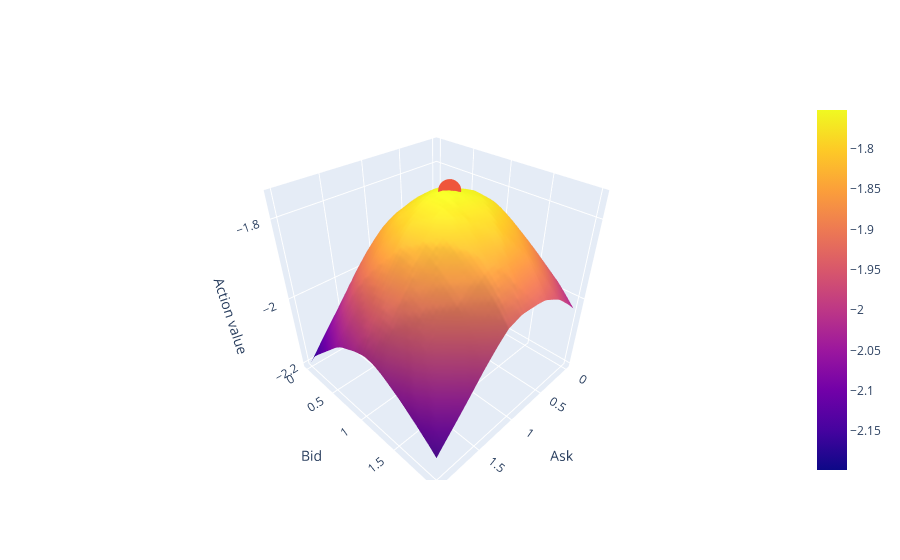

This figure's notebook cell:
### Code cell
def plot_action_value(agent: Agent, observation: float):
    @cache
    def action_value(action):
        return agent.critic.evaluate(observation, action=action).item()

    asks = np.linspace(0, 2)
    bids = np.linspace(0, 2)
    values = [[action_value(Action(ask=ask, bid=bid)) for ask in asks] for bid in bids]
    best_action = max(
        (Action(ask=ask, bid=bid) for ask in asks for bid in bids), key=action_value
    )
    return go.Figure(
        layout=dict(
            scene=dict(xaxis_title="Ask", yaxis_title="Bid", zaxis_title="Action value")
        ),
        data=[
            go.Surface(
                name="Action value",
                x=asks,
                y=bids,
                z=values,
            ),
            go.Scatter3d(
                name="Best action",
                x=[best_action.ask],
                y=[best_action.bid],
                z=[action_value(best_action)],
            ),
        ],
    )


plot_action_value(experiment.agent, observation=Observation(cash_balance=1, asset_balance=1, best_ask=0.75, best_bid=1.25))

### Figure 1 — Plotly figure (JSON) as saved in the notebook; plotly's stock layout.template omitted (floating-point values rounded to 4 significant figures; data arrays with more than 128 entries replaced by an {"elided": "..."} marker saying what was removed)
{"data": [{"name": "Action value", "type": "surface", "x": [0, 0.04082, 0.08163, 0.1224, 0.1633, 0.2041, 0.2449, 0.2857, 0.3265, 0.3673, 0.4082, 0.449, 0.4898, 0.5306, 0.5714, 0.6122, 0.6531, 0.6939, 0.7347, 0.7755, 0.8163, 0.8571, 0.898, 0.9388, 0.9796, 1.02, 1.061, 1.102, 1.143, 1.184, 1.224, 1.265, 1.306, 1.347, 1.388, 1.429, 1.469, 1.51, 1.551, 1.592, 1.633, 1.673, 1.714, 1.755, 1.796, 1.837, 1.878, 1.918, 1.959, 2], "y": [0, 0.04082, 0.08163, 0.1224, 0.1633, 0.2041, 0.2449, 0.2857, 0.3265, 0.3673, 0.4082, 0.449, 0.4898, 0.5306, 0.5714, 0.6122, 0.6531, 0.6939, 0.7347, 0.7755, 0.8163, 0.8571, 0.898, 0.9388, 0.9796, 1.02, 1.061, 1.102, 1.143, 1.184, 1.224, 1.265, 1.306, 1.347, 1.388, 1.429, 1.469, 1.51, 1.551, 1.592, 1.633, 1.673, 1.714, 1.755, 1.796, 1.837, 1.878, 1.918, 1.959, 2], "z": {"elided": "50x50 float values"}}, {"name": "Best action", "type": "scatter3d", "x": [0.8163], "y": [0.9796], "z": [-1.752]}], "layout": {"scene": {"xaxis": {"title": {"text": "Ask"}}, "yaxis": {"title": {"text": "Bid"}}, "zaxis": {"title": {"text": "Action value"}}}}}
